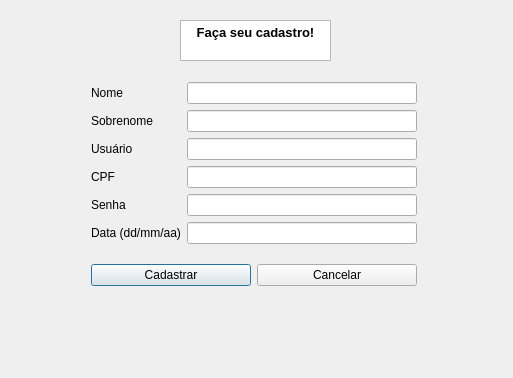
<?xml version="1.0" encoding="UTF-8"?>
<ui version="4.0">
 <class>NewUserWindow</class>
 <widget class="QDialog" name="NewUserWindow">
  <property name="geometry">
   <rect>
    <x>0</x>
    <y>0</y>
    <width>513</width>
    <height>378</height>
   </rect>
  </property>
  <property name="windowTitle">
   <string>Cadastrar usuário</string>
  </property>
  <widget class="QTextBrowser" name="textBrowser">
   <property name="geometry">
    <rect>
     <x>180</x>
     <y>20</y>
     <width>151</width>
     <height>41</height>
    </rect>
   </property>
   <property name="html">
    <string>&lt;!DOCTYPE HTML PUBLIC &quot;-//W3C//DTD HTML 4.0//EN&quot; &quot;http://www.w3.org/TR/REC-html40/strict.dtd&quot;&gt;
&lt;html&gt;&lt;head&gt;&lt;meta name=&quot;qrichtext&quot; content=&quot;1&quot; /&gt;&lt;meta charset=&quot;utf-8&quot; /&gt;&lt;style type=&quot;text/css&quot;&gt;
p, li { white-space: pre-wrap; }
&lt;/style&gt;&lt;/head&gt;&lt;body style=&quot; font-family:'Fira Sans Semi-Light'; font-size:10pt; font-weight:400; font-style:normal;&quot;&gt;
&lt;p align=&quot;center&quot; style=&quot; margin-top:0px; margin-bottom:0px; margin-left:0px; margin-right:0px; -qt-block-indent:0; text-indent:0px;&quot;&gt;&lt;span style=&quot; font-weight:700;&quot;&gt;Faça seu cadastro!&lt;/span&gt;&lt;/p&gt;&lt;/body&gt;&lt;/html&gt;</string>
   </property>
  </widget>
  <widget class="QWidget" name="">
   <property name="geometry">
    <rect>
     <x>91</x>
     <y>82</y>
     <width>326</width>
     <height>204</height>
    </rect>
   </property>
   <layout class="QVBoxLayout" name="verticalLayout">
    <item>
     <layout class="QFormLayout" name="formLayout">
      <item row="0" column="0">
       <widget class="QLabel" name="label">
        <property name="text">
         <string>Nome</string>
        </property>
       </widget>
      </item>
      <item row="0" column="1">
       <widget class="QLineEdit" name="nome_txt"/>
      </item>
      <item row="1" column="0">
       <widget class="QLabel" name="label_2">
        <property name="text">
         <string>Sobrenome</string>
        </property>
       </widget>
      </item>
      <item row="1" column="1">
       <widget class="QLineEdit" name="sobrenome_txt"/>
      </item>
      <item row="2" column="0">
       <widget class="QLabel" name="label_3">
        <property name="text">
         <string>Usuário</string>
        </property>
       </widget>
      </item>
      <item row="2" column="1">
       <widget class="QLineEdit" name="nickname_txt"/>
      </item>
      <item row="3" column="0">
       <widget class="QLabel" name="label_4">
        <property name="text">
         <string>CPF</string>
        </property>
       </widget>
      </item>
      <item row="3" column="1">
       <widget class="QLineEdit" name="cpf_txt"/>
      </item>
      <item row="4" column="0">
       <widget class="QLabel" name="label_6">
        <property name="text">
         <string>Senha</string>
        </property>
       </widget>
      </item>
      <item row="4" column="1">
       <widget class="QLineEdit" name="senha_txt">
        <property name="echoMode">
         <enum>QLineEdit::Password</enum>
        </property>
       </widget>
      </item>
      <item row="5" column="0">
       <widget class="QLabel" name="label_5">
        <property name="text">
         <string>Data (dd/mm/aa)</string>
        </property>
       </widget>
      </item>
      <item row="5" column="1">
       <widget class="QLineEdit" name="data_txt"/>
      </item>
     </layout>
    </item>
    <item>
     <layout class="QHBoxLayout" name="horizontalLayout_2">
      <item>
       <widget class="QPushButton" name="cadastra_btn">
        <property name="text">
         <string>Cadastrar</string>
        </property>
       </widget>
      </item>
      <item>
       <widget class="QPushButton" name="cancela_btn">
        <property name="text">
         <string>Cancelar</string>
        </property>
       </widget>
      </item>
     </layout>
    </item>
   </layout>
  </widget>
 </widget>
 <resources/>
 <connections/>
</ui>
